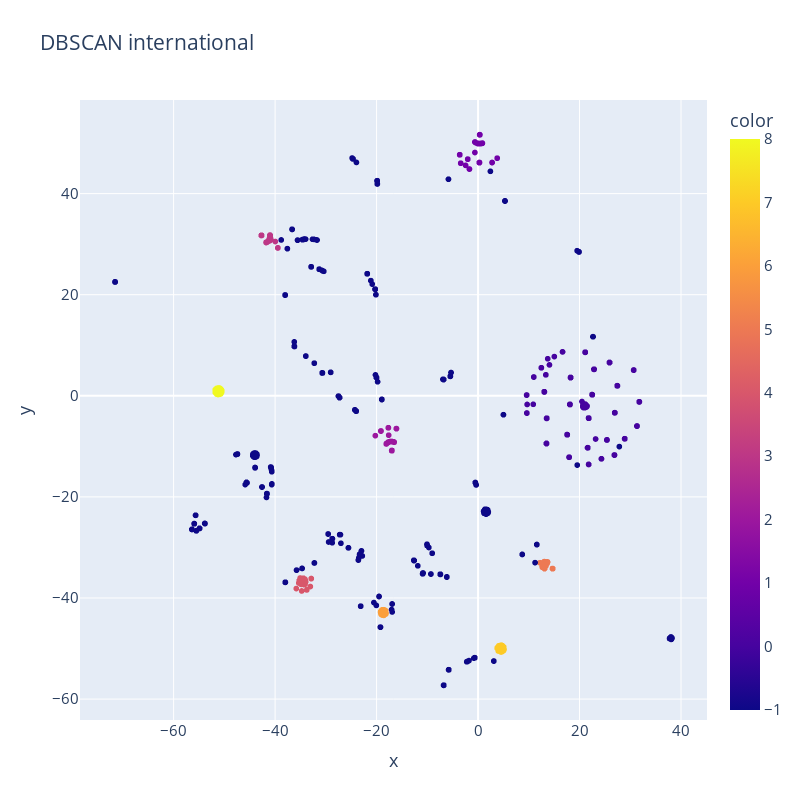

Here is the notebook cell this chart was saved with:
### Code cell
fig = px.scatter(tdf_id_18, x = tsne_representation_id_18[:, 0], y = tsne_representation_id_18[:, 1],
                color = tdf_id_18['DBSCAN_label'].to_list(),
                height = 800, width = 800,
                title = "DBSCAN international")
fig.update_layout(font_size =15)
#fig.show()

### Figure 1 — Plotly figure (JSON) as saved in the notebook; plotly's stock layout.template omitted (floating-point values rounded to 4 significant figures; data arrays with more than 128 entries replaced by an {"elided": "..."} marker saying what was removed)
{"data": [{"hovertemplate": "x=%{x}<br>y=%{y}<br>color=%{marker.color}<extra></extra>", "legendgroup": "", "marker": {"color": {"elided": "4897 int values"}, "coloraxis": "coloraxis", "symbol": "circle"}, "mode": "markers", "name": "", "showlegend": false, "type": "scattergl", "x": {"elided": "4897 float values"}, "xaxis": "x", "y": {"elided": "4897 float values"}, "yaxis": "y"}], "layout": {"coloraxis": {"colorbar": {"title": {"text": "color"}}, "colorscale": [[0, "#0d0887"], [0.1111, "#46039f"], [0.2222, "#7201a8"], [0.3333, "#9c179e"], [0.4444, "#bd3786"], [0.5556, "#d8576b"], [0.6667, "#ed7953"], [0.7778, "#fb9f3a"], [0.8889, "#fdca26"], [1, "#f0f921"]]}, "font": {"size": 15}, "height": 800, "legend": {"tracegroupgap": 0}, "title": {"text": "DBSCAN international"}, "width": 800, "xaxis": {"anchor": "y", "domain": [0, 1], "title": {"text": "x"}}, "yaxis": {"anchor": "x", "domain": [0, 1], "title": {"text": "y"}}}}
